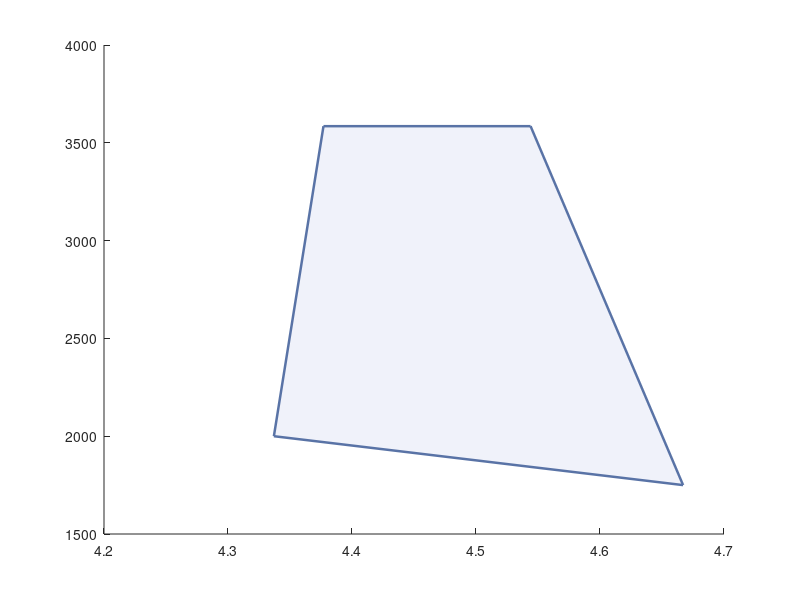

Source code (MATLAB): (Note: this script raises an error after producing the figure.)
%% EC145/BK117 C-2: estimated longitudinal mass and CG
% Recomputes the six coursework payload cases from reported masses/arms.
% Envelope vertices are illustrative course inputs, not a certified
% flight-manual envelope. Some scenarios may lie outside this polygon.
clear; clc; close all;

g = 9.81;
emptyMass = 1792;                % Coursework empty mass [kg]
emptyMoment = 76468.46/g;       % Empty moment from Table 11 [kg m]
rotorAxis = 4.50;                % Datum station of main rotor [m]

% [CG station (m), gross mass (kg)]: idealized coursework polygon
envCG   = [4.337,4.377,4.544,4.667,4.337];
envMass = [2000, 3585, 3585, 1750, 2000];

% Scenario inputs from Tables 12-17 of the university report:
% [passengers row 1, row 2, row 3, fuel mass], all in kg.
cases = [ ...
      0    0    0   640;  % No passengers, full fuel
      0  160   80   640;  % Partial passengers, full fuel
     80  160  240   640;  % Maximum passengers, full fuel
      0    0    0     0;  % No passengers, no fuel
      0  160   80     0;  % Partial passengers, no fuel
     80  160  240     0];% Maximum passengers, no fuel

caseNames = { ...
    '0 passengers, full fuel'; ...
    'Partial passengers, full fuel'; ...
    'Max passengers, full fuel'; ...
    '0 passengers, no fuel'; ...
    'Partial passengers, no fuel'; ...
    'Max passengers, no fuel'};
paxArms = [3.30,3.95,4.10];     % Passenger positions [m]
pilotMass = 80; pilotArm = 2.85;
baggageMass = 70; baggageArm = 5.55;
fuelArm = 4.60;

nCases = size(cases,1);
totalMass = zeros(nCases,1);
xCG = zeros(nCases,1);
isWithin = false(nCases,1);
for i = 1:nCases
    passengers = cases(i,1:3);
    fuelMass = cases(i,4);
    totalMass(i) = emptyMass+pilotMass+baggageMass ...
                   +sum(passengers)+fuelMass;
    moment = emptyMoment+pilotMass*pilotArm ...
           +baggageMass*baggageArm ...
           +sum(passengers.*paxArms)+fuelMass*fuelArm;
    xCG(i) = moment/totalMass(i);
    [in,on] = inpolygon(xCG(i),totalMass(i),envCG,envMass);
    isWithin(i) = in | on;
end

fprintf('EC145 load cases recomputed from university report tables\n');
fprintf('These are not the manually specified Figure 21 point coordinates.\n');
for i = 1:nCases
    fprintf('%-30s : %5.0f kg, xCG = %.4f m, inside course polygon = %d\n', ...
        caseNames{i},totalMass(i),xCG(i),isWithin(i));
end

fig = figure('Color','w','Position',[100 100 1050 650]);
hold on;
fill(envCG,envMass,[0.94 0.95 0.98], ...
    'EdgeColor',[0.35 0.45 0.65],'LineWidth',1.8, ...
    'DisplayName','Coursework reference polygon');
xline(rotorAxis,'k--','LineWidth',1.3,'DisplayName','Rotor axis');
colors = lines(nCases);
for i = 1:nCases
    if isWithin(i)
        marker = 'o';
    else
        marker = 'x';
    end
    plot(xCG(i),totalMass(i),marker,'Color',colors(i,:), ...
        'MarkerSize',9,'LineWidth',1.6, ...
        'DisplayName',caseNames{i});
    text(xCG(i)+0.007,totalMass(i), ...
        sprintf('%.3f m, %.0f kg',xCG(i),totalMass(i)), ...
        'FontSize',8);
end
grid on;
xlabel('Longitudinal CG station [m]');
ylabel('Gross mass [kg]');
title('EC145 - estimated CG from coursework mass inputs');
xlim([4.18 4.72]); ylim([1700 3700]);
legend('Location','eastoutside');
hold off;

if ~exist('figures','dir'), mkdir('figures'); end
exportgraphics(fig,fullfile('figures','cg_envelope.svg'),'ContentType','vector');
